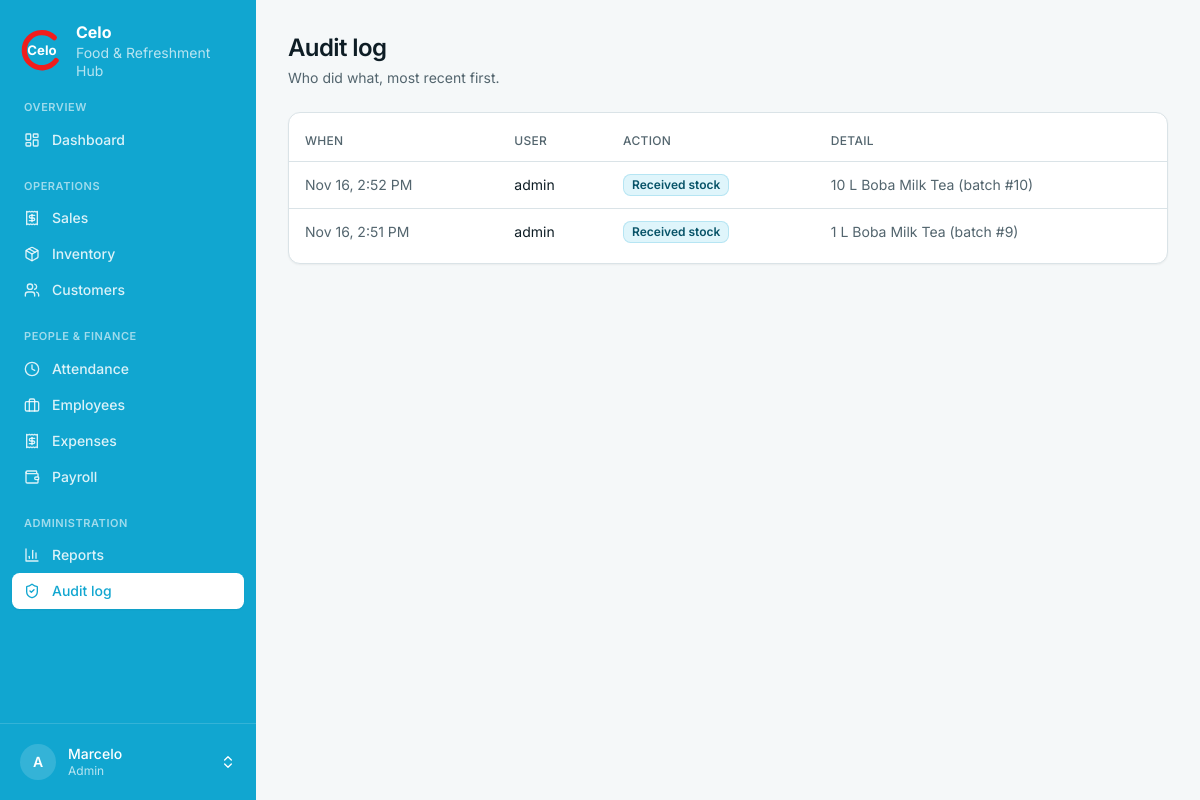
The page /audit/ (signed in) on the database as committed earlier.
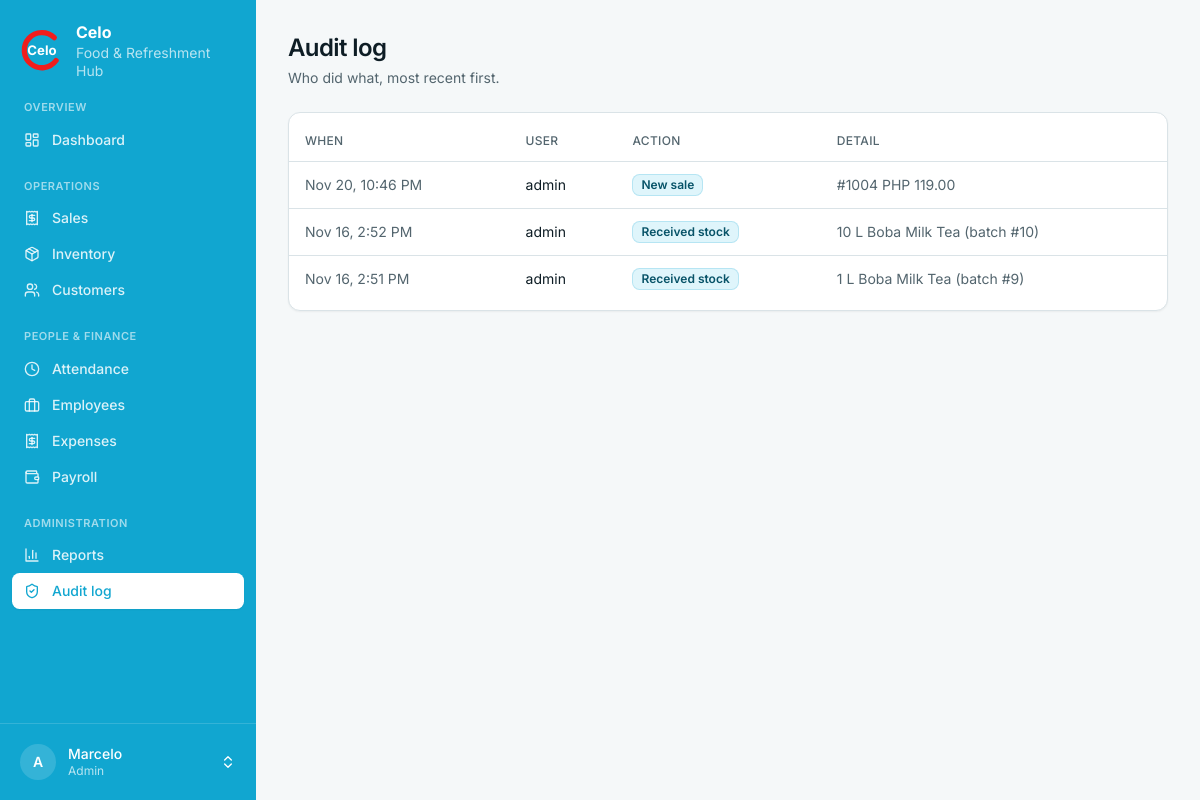
The same page on the database as committed later.
### accounts/models.py (models this page shows, shortened)
class AuditLog(models.Model):
    user = models.ForeignKey(
        settings.AUTH_USER_MODEL, null=True, on_delete=models.SET_NULL, related_name="audit_entries"
    )
    action = models.CharField(max_length=60)
    detail = models.CharField(max_length=255, blank=True)
    created_at = models.DateTimeField(auto_now_add=True)
    class Meta:
        ordering = ["-created_at"]

class User(AbstractUser):
    class Role(models.TextChoices):
        ADMIN = "admin", "Admin"
        STAFF = "staff", "Staff"
    role = models.CharField(max_length=10, choices=Role.choices, default=Role.STAFF)
    @property
    def is_celo_admin(self):
        return self.is_superuser or self.role == self.Role.ADMIN

### dashboard/views.py (the view)
# urls.py: path("audit/", views.audit_log, name="audit"),
@admin_required
def audit_log(request):
    return render(request, "dashboard/audit_log.html", {"entries": AuditLog.objects.select_related("user")[:200]})

### accounts/permissions.py (called while the page is built)
def admin_required(view):
    @login_required
    @wraps(view)
    def wrapper(request, *args, **kwargs):
        if not request.user.is_celo_admin:
            raise PermissionDenied
        return view(request, *args, **kwargs)
    return wrapper

### templates/dashboard/audit_log.html (shortened to what this page needs)
{% extends "base.html" %}
{% block page_title %}Audit log{% endblock %}
{% block page_desc %}Who did what, most recent first.{% endblock %}
{% block content %}
<section class="card"><div class="table-wrap py-2"><table>
  <thead><tr><th>When</th><th>User</th><th>Action</th><th>Detail</th></tr></thead>
  <tbody>
  {% for e in entries %}<tr>
    <td class="whitespace-nowrap text-muted-foreground">{{ e.created_at|date:"M d, g:i A" }}</td>
    <td>{{ e.user|default:"—" }}</td><td><span class="badge badge-cyan">{{ e.action }}</span></td>
    <td class="text-muted-foreground">{{ e.detail }}</td></tr>
  {% empty %}<tr><td colspan="4" class="py-10 text-center text-muted-foreground">No activity yet.</td></tr>{% endfor %}
  </tbody>
</table></div></section>
{% endblock %}

### templates/base.html (shortened to what this page needs)
{% load celo_ui %}<!doctype html>
<html lang="en" class="h-full">
<head>
  {% include "partials/tailwind.html" %}
</head>
<body class="min-h-full bg-background font-sans text-foreground antialiased">
<div class="min-h-screen {% if user.is_authenticated %}md:grid md:grid-cols-[16rem_minmax(0,1fr)]{% endif %}">
{% if user.is_authenticated %}
  {% nav_items as groups %}
  <aside id="sidebar" class="fixed inset-y-0 left-0 z-40 flex w-64 -translate-x-full flex-col bg-brand-dark text-white transition-transform duration-200 md:sticky md:top-0 md:h-screen md:translate-x-0 print:hidden">
    <a href="{% url 'dashboard:home' %}" class="flex items-center gap-3 px-5 py-5" aria-label="Celo home">
      <svg viewBox="0 0 100 100" class="h-11 w-11 shrink-0" role="img" aria-label="Celo logo">
        <text x="50" y="62" text-anchor="middle" font-size="30" font-weight="700" fill="#fff" font-family="Inter, system-ui, sans-serif">Celo</text>
      </svg>
      <span class="text-sm leading-tight"><strong class="block text-base">Celo</strong><span class="text-white/70">Food &amp; Refreshment Hub</span></span>
    </a>
    <nav class="flex-1 space-y-5 overflow-y-auto px-3 pb-4" aria-label="Main">
      {% for g in groups %}
        <div>
          <p class="px-3 pb-1.5 text-[11px] font-semibold uppercase tracking-wider text-white/60">{{ g.label }}</p>
          {% for i in g.items %}
            <a href="{{ i.href }}" {% if i.active %}aria-current="page"{% endif %}
               class="flex items-center gap-3 rounded-md px-3 py-2 text-sm font-medium transition-colors {% if i.active %}bg-white text-brand-dark shadow-sm{% else %}text-white/85 hover:bg-white/10 hover:text-white{% endif %}">
              {% include "partials/icon.html" with name=i.icon %}{{ i.label }}
            </a>
          {% endfor %}
        </div>
      {% endfor %}
    </nav>
    <div class="relative border-t border-white/15 p-3">
      <button type="button" id="profile-btn" aria-haspopup="menu" aria-expanded="false" aria-controls="profile-menu"
              class="flex w-full items-center gap-3 rounded-md px-2 py-2 text-left transition-colors hover:bg-white/10 {% if request.resolver_match.app_name == 'accounts' %}bg-white/10{% endif %}">
        <span class="grid h-9 w-9 shrink-0 place-items-center rounded-full bg-white/15 text-sm font-semibold">{{ user.username|slice:":1"|upper }}</span>
        <span class="min-w-0 flex-1 text-sm leading-tight"><span class="block truncate font-medium">{{ user.get_full_name|default:user.username }}</span><span class="block text-xs text-white/70">{{ user.get_role_display }}</span></span>
      </button>
    </div>
  </aside>
{% endif %}
  <div class="min-w-0">
    <main class="mx-auto w-full max-w-6xl p-4 sm:p-6 lg:p-8">
      {% block header %}
        <div class="mb-6 flex flex-wrap items-end justify-between gap-3 print:hidden">
          <div>
            <h1 class="text-2xl font-semibold tracking-tight">{% block page_title %}{% endblock %}</h1>
            <p class="mt-1 text-sm text-muted-foreground">{% block page_desc %}{% endblock %}</p>
          </div>
        </div>
      {% endblock %}
      {% block content %}{% endblock %}
    </main>
  </div>
</div>
</body>
</html>

Rows that differ between the two databases and show on the page:
added AuditLog: created_at "Nov 20, 10:46 PM", user "admin", action "New sale", detail "#1004 PHP 119.00"
